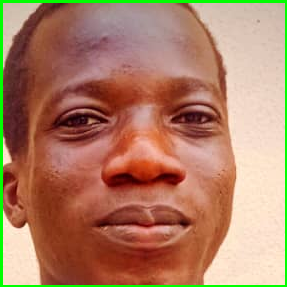
#> input picture pick.png, 287 x 287 px, given in place of the camera
$ python live_recognition.py
#> lines starting #> are read from the running program, lines starting #| are printed output that depends on the picture
#> in live_recognition, frame is the input picture: shape (287, 287, 3); mean B, G, R 100.9, 127.3, 174.7
### facecore.py
# facecore.py (optimized)
import time
import json
from pathlib import Path
from typing import Optional, Tuple, List, Dict, Any

import cv2
import numpy as np
from deepface import DeepFace

try:
    from sklearn.neighbors import NearestNeighbors
    SKLEARN_AVAILABLE = True
except Exception:
    SKLEARN_AVAILABLE = False

# --------------------
# Config
# --------------------
BASE_DIR = Path(__file__).resolve().parent
IMG_DB = BASE_DIR / "img_db"
EMB_DB = BASE_DIR / "embeddings.npz"
EMB_META = BASE_DIR / "embeddings.json"

# You can switch between "ArcFace" and "SFace"
MODEL_NAME = "SFace"          # faster than ArcFace
DETECTOR_BACKEND = "opencv"   # much faster than retinaface
DISTANCE_METRIC = "cosine"
THRESHOLD = 0.45           # recognition threshold (used at runtime)
DUPLICATE_THRESHOLD = 0.9  # stricter threshold to block duplicate registrations

IMG_DB.mkdir(parents=True, exist_ok=True)

# --------------------
# In-memory cache (avoid disk I/O each call)
# --------------------
_EMBS_CACHE: Optional[np.ndarray] = None
_META_CACHE: Optional[Dict[str, Any]] = None
_NN_CACHE: Optional[NearestNeighbors] = None


def _invalidate_cache():
    global _NN_CACHE
    _NN_CACHE = None   # NN depends on embeddings; rebuild when needed


# --------------------
# Image utilities
# --------------------
def enhance_image(frame_bgr: np.ndarray) -> np.ndarray:
    """Lighten / enhance contrast in low-light images."""
    try:
        ycrcb = cv2.cvtColor(frame_bgr, cv2.COLOR_BGR2YCrCb)
#> ycrcb: shape (287, 287, 3); mean of channels 0, 1, 2 138.4, 153.9, 106.8
        y, cr, cb = cv2.split(ycrcb)
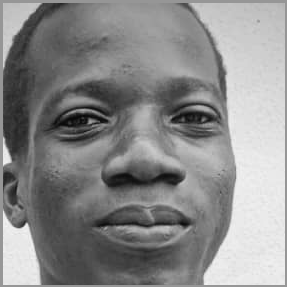
#> y: shape (287, 287); min 7, max 245, mean 138.4
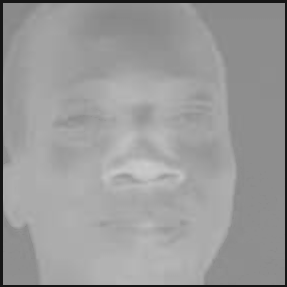
#> cr: shape (287, 287); min 21, max 204, mean 153.9
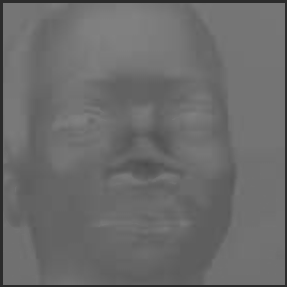
#> cb: shape (287, 287); min 43, max 129, mean 106.8
        y = cv2.equalizeHist(y)
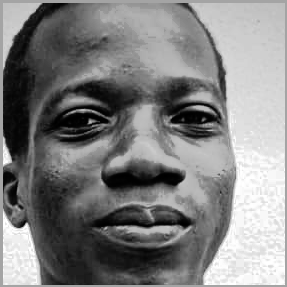
#> y: shape (287, 287); min 0, max 255, mean 128.5
        ycrcb = cv2.merge((y, cr, cb))
#> ycrcb: shape (287, 287, 3); mean of channels 0, 1, 2 128.5, 153.9, 106.8
        enhanced = cv2.cvtColor(ycrcb, cv2.COLOR_YCrCb2BGR)
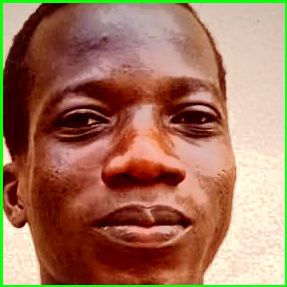
#> enhanced: shape (287, 287, 3); mean B, G, R 93, 117.6, 163.8
        return enhanced
    except Exception:
        return frame_bgr


def _resize_for_detection(frame_bgr: np.ndarray, max_width: int = 640) -> np.ndarray:
#> called with max_width = 640
    h, w = frame_bgr.shape[:2]
#> h = 287; w = 287
    if w <= max_width:
        return frame_bgr
    scale = max_width / float(w)
    new_size = (int(w * scale), int(h * scale))
    return cv2.resize(frame_bgr, new_size, interpolation=cv2.INTER_AREA)


def _crop_face_with_deepface(frame_bgr: np.ndarray) -> np.ndarray:
    """
    Extract first detected face using DeepFace.extract_faces.
    Returns a BGR cropped face or original frame if extraction fails.
    """
    try:
        frame_bgr = _resize_for_detection(frame_bgr)
        frame_rgb = cv2.cvtColor(frame_bgr, cv2.COLOR_BGR2RGB)

        faces = DeepFace.extract_faces(
            img_path=frame_rgb,
            detector_backend=DETECTOR_BACKEND,
            enforce_detection=False,
        )

        if not faces:
            return frame_bgr

        face_rgb = np.asarray(faces[0]["face"])
        if face_rgb.max() <= 1.0:
            face_rgb = (face_rgb * 255).astype(np.uint8)
        else:
            face_rgb = face_rgb.astype(np.uint8)

        face_bgr = cv2.cvtColor(face_rgb, cv2.COLOR_RGB2BGR)
        return face_bgr
    except Exception as e:
        print("[_crop_face_with_deepface] Fallback:", e)
        return frame_bgr

# --------------------
# Embedding I/O
# --------------------
# [300 lines left out: functions _save_embeddings, _load_embeddings, _append_embedding, get_embedding_from_image_bgr, _search_embedding, register_from_image and 2 more, not called in this run]


def find_match_from_image(
    image_bgr: np.ndarray,
    top_k: int = 3,
    threshold: float = THRESHOLD,
) -> Dict[str, Any]:
    """
    Given a full image (BGR), do detection + embedding + search.
    """
    image_bgr = enhance_image(image_bgr)
    cropped_bgr = _crop_face_with_deepface(image_bgr)
    emb = get_embedding_from_image_bgr(cropped_bgr)

    if emb is None:
        return {"id": "", "success": False, "message": "no embedding from input image", "matches": []}

    return _search_embedding(emb, top_k=top_k, threshold=threshold)


# [13 lines left out: function find_match_from_face_crop, not called in this run]


# --------------------
# Admin
# --------------------
def list_registered_users() -> List[str]:
    _, meta = _load_embeddings()
    return list(meta.keys())


# [28 lines left out: function delete_user, not called in this run]

### live_recognition.py
# live_recognition.py
import cv2
from facecore import find_match_from_image, THRESHOLD

def live_recognition(cam_index: int = 0):
    cap = cv2.VideoCapture(cam_index)
    if not cap.isOpened():
        print("Cannot open camera")
        return

    print("Press 'q' to quit.")

    while True:
        ret, frame = cap.read()
        if not ret:
            break

        # Run recognition
        result = find_match_from_image(frame, top_k=1, threshold=THRESHOLD)

        display_text = "No match"
        if result["success"] and result["matches"]:
            best = result["matches"][0]
            display_text = f"{best['id']} ({best['sim']:.2f})"

        # Draw simple label at top-left
        cv2.putText(
            frame,
            display_text,
            (10, 30),
            cv2.FONT_HERSHEY_SIMPLEX,
            1.0,
            (0, 255, 0) if result["success"] else (0, 0, 255),
            2,
            cv2.LINE_AA,
        )

        cv2.imshow("Live Face Recognition", frame)

        # automatically processes each frame; quit with 'q'
        if cv2.waitKey(1) & 0xFF == ord("q"):
            break

    cap.release()
    cv2.destroyAllWindows()

if __name__ == "__main__":
    live_recognition(0)
#> (the call stopped at in _crop_face_with_deepface, `faces = DeepFace.extract_faces( img_path=frame_rgb, detector_backend=D..`: deepface is not available in this run)
